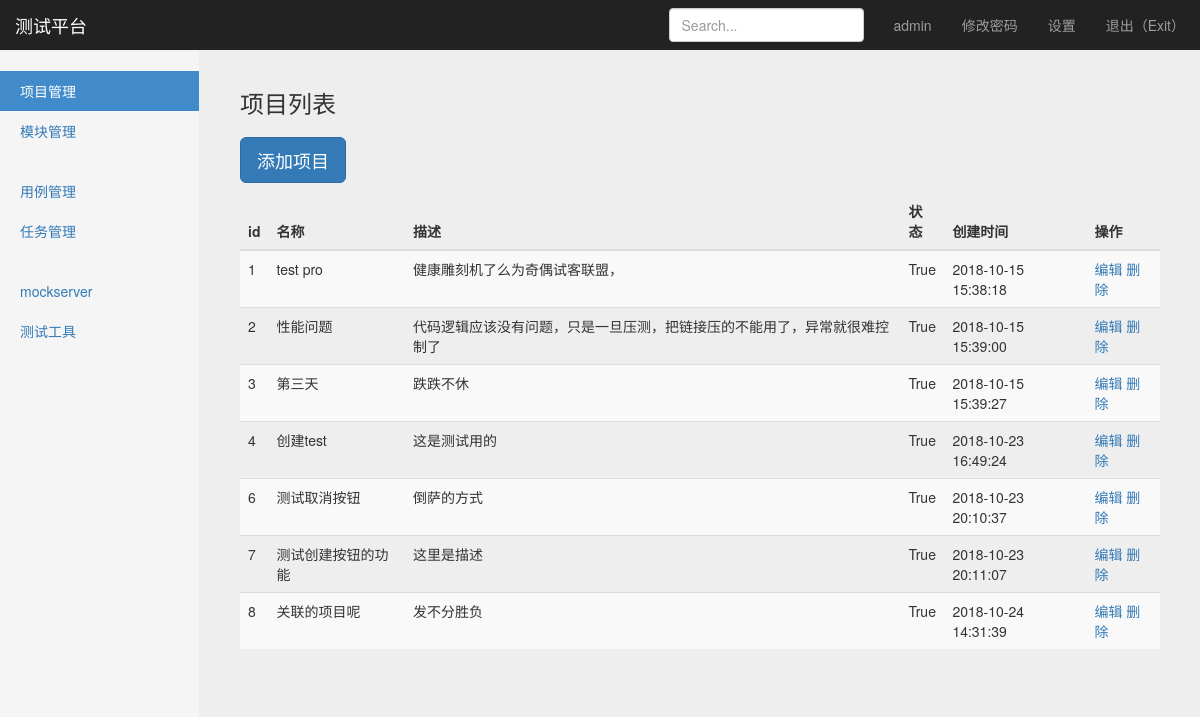
The app's page /manage/project_manage/ (signed in) with its own data.
### project_app/models.py (models this page shows, shortened)
class Project(models.Model):      #实际数据库里边的表名为user_app_project,会自动带上项目名
    name = models.CharField("名称",max_length = 100, blank = False, null = True)    #此处不加名段名“名称”，会自动用字段名name
    describe = models.TextField("描述", default = "")
    status = models.BooleanField("状态", default = True)
    create_time = models.DateTimeField("创建时间", auto_now_add = True)

### project_app/views/project_views.py (the view)
# urls.py: path('project_manage/', project_views.project_manage),
@login_required  #判断用户是否登录
def project_manage(request):
    username = request.session.get('user','') #读取浏览器session
    project_all = Project.objects.all
    return render(request, "project_manage.html",{
        "user":username,
        "projects":project_all,
        "type":"list"
    })

### templates/project_manage.html (shortened to what this page needs)
{% extends "base.html"%}
{% block content %}
    <nav class="navbar navbar-inverse navbar-fixed-top">
      <div class="container-fluid">
        <div class="navbar-header">
          <a class="navbar-brand" href="#">测试平台</a>
        </div>
        <div id="navbar" class="navbar-collapse collapse">
          <ul class="nav navbar-nav navbar-right">
            <li><a href="#">{{ user }}</a></li>
            <li><a href="#">修改密码</a></li>
            <li><a href="#">设置</a></li>
            <li><a href="/logout/">退出（Exit）</a></li>
          </ul>
          <form class="navbar-form navbar-right">
            <input type="text" class="form-control" placeholder="Search...">
          </form>
        </div>
      </div>
    </nav>
    <div class="container-fluid">
      <div class="row">
        <div class="col-sm-3 col-md-2 sidebar">
          <ul class="nav nav-sidebar">
            <li class="active"><a href="#">项目管理</a></li>
            <li><a href="/manage/module_manage/">模块管理</a></li>
          </ul>
          <ul class="nav nav-sidebar">
            <li><a href="">用例管理</a></li>
            <li><a href="">任务管理</a></li>
          </ul>
          <ul class="nav nav-sidebar">
            <li><a href="">mockserver</a></li>
            <li><a href="">测试工具</a></li>
          </ul>
        </div>
        {% if type == 'list' %}
        <div class="col-sm-9 col-sm-offset-3 col-md-10 col-md-offset-2 main">
          <h3 class="sub-header">项目列表
          </h3>
          <p><a class="btn btn-primary btn-lg" id= "CreateButton" href="/manage/add_project" role="button">添加项目</a></p>
          <div class="table-responsive">
            <table class="table table-striped" id = "list">
              <thead>
                <tr>
                  <th>id</th>
                  <th>名称</th>
                  <th>描述</th>
                  <th>状态</th>
                  <th>创建时间</th>
                  <th>操作</th>
                </tr>
              </thead>
              <tbody>
                {% for project in projects %}
                <tr>
                  <td>{{ project.id }}</td>
                  <td>{{ project.name }}</td>
                  <td>{{ project.describe }}</td>
                  <td>{{ project.status }}</td>
                  <td>{{ project.create_time | date:"Y-m-d H:i:s" }}</td>
                  <td>
                    <a href="/manage/edit_project/{{project.id}}/" id="update">编辑</a>
                    <a href="/manage/delete_project/{{project.id}}/" id="delete">删除</a>
                  </td>
                </tr>
                {% endfor %}
              </tbody>
            </table>
          </div>
        </div>
        {% endif %}
      </div>
    </div>
{% endblock %}

### static/css/signin.css (style rules this page uses)
body { padding-top: 40px; padding-bottom: 40px; background-color: #eee; }

### static/css/dashboard.css (style rules this page uses)
body { padding-top: 50px; }
.sub-header { padding-bottom: 10px; border-bottom: 1px solid #eee; }
.navbar-fixed-top { border: 0; }
.sidebar { display: none; }
@media (min-width: 768px) { .sidebar { position: fixed; top: 51px; bottom: 0; left: 0; z-index: 1000; display: block; padding: 20px; overflow-x: hidden; overflow-y: auto; background-color: #f5f5f5; border-right: 1px solid #eee; } }
.nav-sidebar { margin-right: -21px; margin-bottom: 20px; margin-left: -20px; }
.nav-sidebar > li > a { padding-right: 20px; padding-left: 20px; }
.nav-sidebar > .active > a, .nav-sidebar > .active > a:hover, .nav-sidebar > .active > a:focus { color: #fff; background-color: #428bca; }
.main { padding: 20px; }
@media (min-width: 768px) { .main { padding-right: 40px; padding-left: 40px; } }

### records on screen
Project: id "1", name "test pro", describe "健康雕刻机了么为奇偶试客联盟，", status "True", create_time "2018-10-15 15:38:18"
Project: id "2", name "性能问题", describe "代码逻辑应该没有问题，只是一旦压测，把链接压的不能用了，异常就很难控制了", status "True", create_time "2018-10-15 15:39:00"
Project: id "3", name "第三天", describe "跌跌不休", status "True", create_time "2018-10-15 15:39:27"
Project: id "4", name "创建test", describe "这是测试用的", status "True", create_time "2018-10-23 16:49:24"
Project: id "6", name "测试取消按钮", describe "倒萨的方式", status "True", create_time "2018-10-23 20:10:37"
Project: id "7", name "测试创建按钮的功能", describe "这里是描述", status "True", create_time "2018-10-23 20:11:07"
Project: id "8", name "关联的项目呢", describe "发不分胜负", status "True", create_time "2018-10-24 14:31:39"

### other values on screen
{{ user }} "admin"
